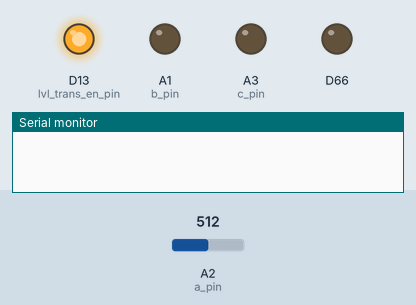
Recording of a sketch running on a simulated Arduino Due. On the bench: output pins drawn as LEDs (lit = HIGH), the last lines printed to the serial monitor. Inputs (shaded band) come from the test bench; at power-on: A2 (a_pin) = 512. Pins used as bus, display or sensor lines are not drawn.

Above: at 0.1 s.
At 9.7 s:
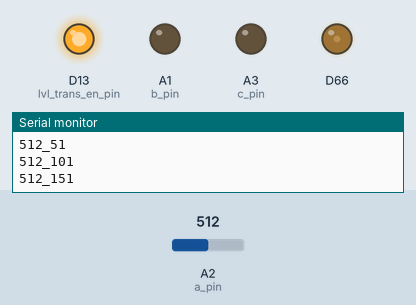
At 19.3 s:
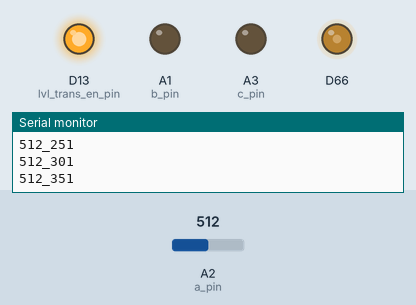
At 38.5 s:
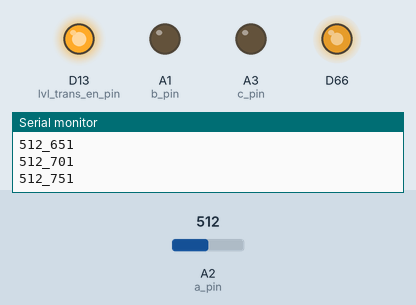
Timing chart, 0 to 40.0 s (numbered marks = the images above):
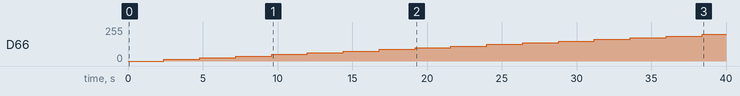

Measured:
- by itself, D66: moves from 0/255 to 199/255 over 36.0 s

The sketch:

DAC_testing_code.ino
```cpp
#define mux_enb_pin  11
#define lvl_trans_en_pin 13
#define a_pin A2
#define b_pin A1
#define c_pin A3
#define batt_stby 9


int i = 1;
int value = 0;


void setup() {
  // put your setup code here, to run once:

pinMode(batt_stby, INPUT);
pinMode(mux_enb_pin, OUTPUT);
pinMode(lvl_trans_en_pin, OUTPUT);
pinMode(a_pin, INPUT);
pinMode(b_pin, OUTPUT);
pinMode(c_pin, OUTPUT);
pinMode(DAC0, OUTPUT);

digitalWrite(lvl_trans_en_pin, HIGH);
digitalWrite(mux_enb_pin, HIGH);


//digitalWrite(a_pin, LOW);
digitalWrite(b_pin, LOW);
digitalWrite(c_pin, LOW);
//digitalWrite(batt_stby, LOW);

analogWriteResolution(10);

Serial.begin(9600);

}

void loop() {
  // put your main code here, to run repeatedly:


analogWrite(DAC0, i);
delay(400);
value = analogRead(a_pin);
Serial.print(value);
Serial.print("_");
Serial.print(i);
Serial.println(' ');
delay(2000);

i = i + 50;

if(i>1000){
  i = 1;
}


}
```
